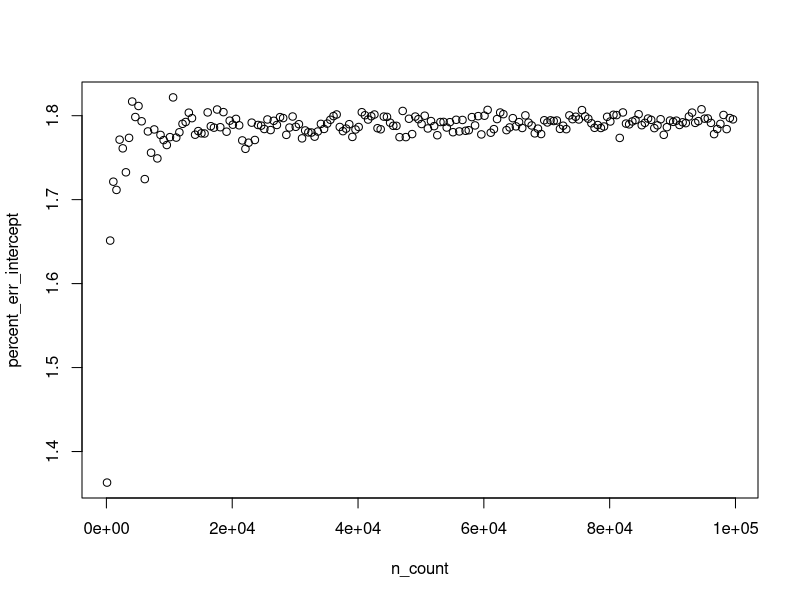
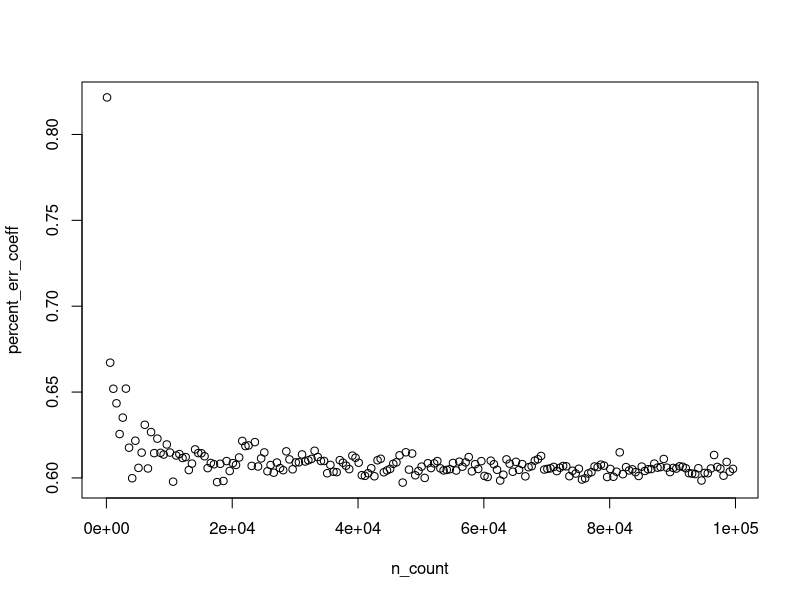
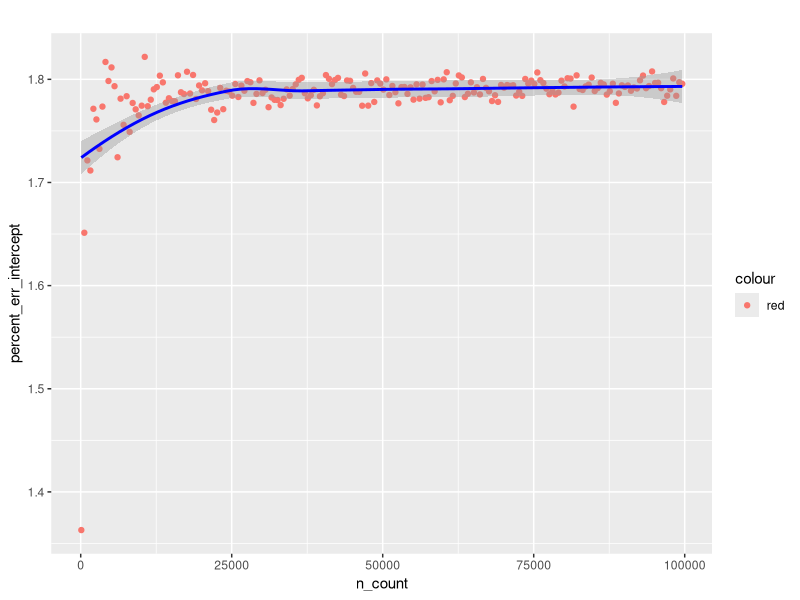
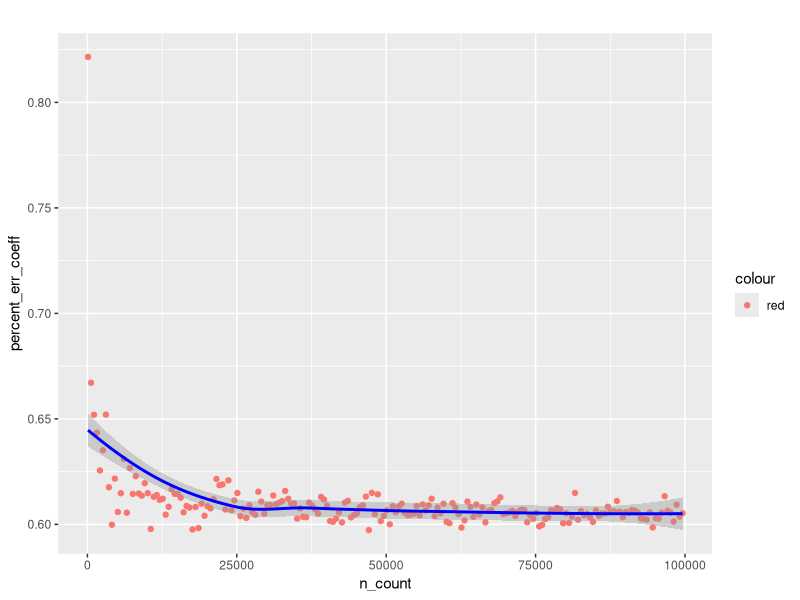
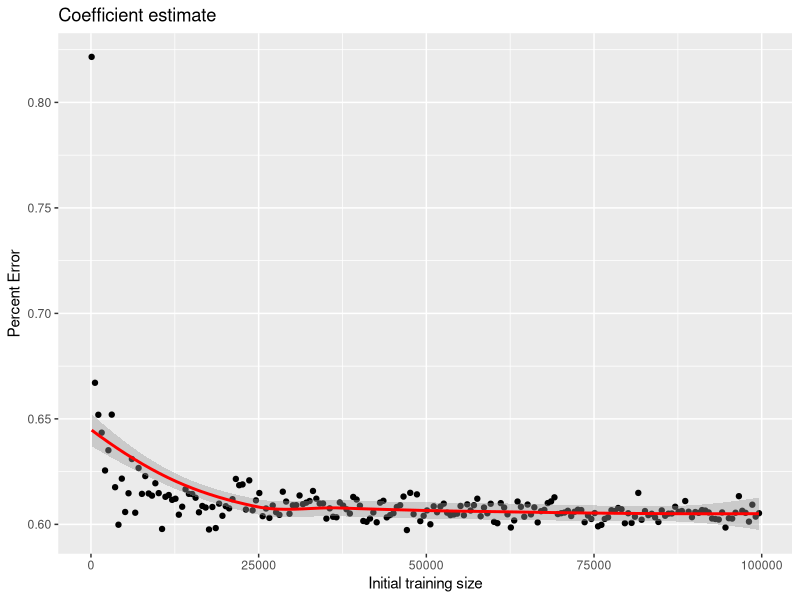
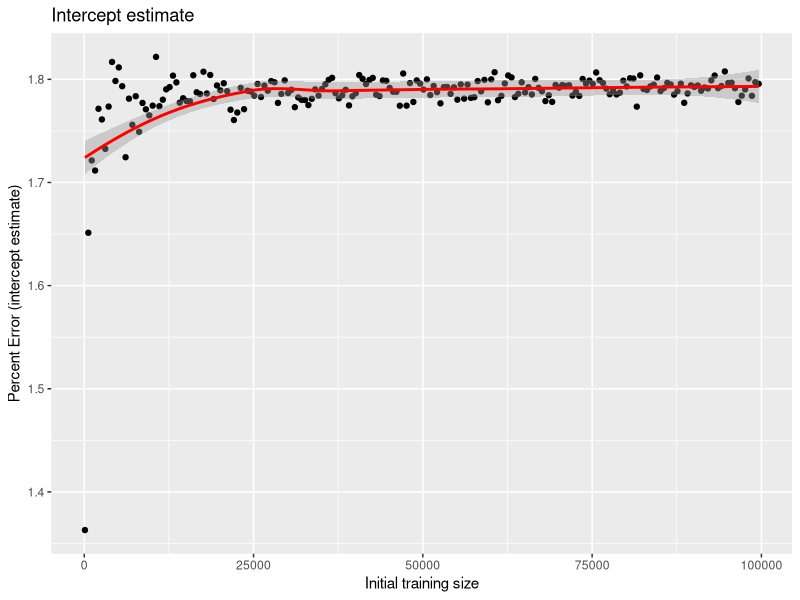

The R script that drew these images, in order:
library(ggplot2)
library(matrixcalc)
library(MASS)
library(mvtnorm)
library(LearnBayes)
library(nlme)

run <- function(init_sample_size, new_sample_size){
  # adjust the 0.6 to whatever you want the covariance to be between the variables
  var.cov.mat <- matrix(c(1, 0.6, 0.6, 1), nrow = 2, byrow = TRUE)
  # variance-covariance matrices must be at least positive semi-definite
  is.positive.semi.definite(var.cov.mat)
  # is.positive.definite(var.cov.mat)
  
  # Thanks to this: https://stat.ethz.ch/pipermail/r-help/2007-April/128925.html
  random_data <- mvrnorm(n = init_sample_size, mu = c(2, 3), Sigma = var.cov.mat)
  random_data <- as.data.frame(random_data)
  ggplot(random_data, aes(V1, V2)) + geom_point() + geom_smooth(method = lm, se = FALSE)
  f_init <- lm(V2 ~ V1, data = random_data)
  sigma0 <- vcov(f_init)
  mu0 <- coef(f_init)
  
  new_data_length <- new_sample_size
  new_random_data <- mvrnorm(n = new_data_length, mu = c(4, 5), Sigma = var.cov.mat)
  new_random_data <- as.data.frame(new_random_data)
  ggplot(new_random_data, aes(V1, V2)) + geom_point() + geom_smooth(method = lm, se = FALSE)
  
  #Append the data and graph
  combined_random_data_x <- append(unlist(random_data["V1"], use.names = FALSE), values = unlist(new_random_data["V1"], use.names = FALSE))
  combined_random_data_y <- append(unlist(random_data["V2"], use.names = FALSE), values = unlist(new_random_data["V2"], use.names = FALSE))
  combined_random_data <- data.frame(combined_random_data_x, combined_random_data_y)
  ggplot(combined_random_data, aes(combined_random_data_x, combined_random_data_y)) + geom_point() + geom_smooth(method = lm, se = FALSE)
  
  f_new_data <- lm(V2 ~ V1, data = new_random_data)
  sigma_new_data <- vcov(f_new_data)
  mu_new_data <- coef(f_new_data)
  
  inverse_data_length <- 1
  sum_of_new_data <- c(sum(new_random_data["V1"]), sum(new_random_data["V2"]))
  sigma_n <- sigma0%*%matrix.inverse((sigma0 + inverse_data_length*sigma_new_data))%*%(inverse_data_length*sigma_new_data)
  
  mu_n <- sigma0%*%matrix.inverse(sigma0 + inverse_data_length*sigma_new_data)%*%(inverse_data_length*mu_new_data) + inverse_data_length*sigma_new_data%*%matrix.inverse(sigma0 + inverse_data_length*sigma_new_data)%*%mu0
  
  f_final <- lm(combined_random_data_y ~ combined_random_data_x, data = combined_random_data)
  sigma_actual <- vcov(f_final)
  mu_actual <- coef(f_final)
  
  mu0
  mu_new_data
  
  mu_n
  mu_actual
  
  c(mu_n[1], mu_n[2], mu_actual[1], mu_actual[2])
}
res <- run(1000, 100)
percent_err <- c(100*abs(res[1] - res[3])/res[3], 100*abs(res[2] - res[4])/res[4])
percent_err

# for a fixed initial sample training size, say 1000, graph percent error against incoming sample size
percent_err_intercept <- c()
n_count <- c()
percent_err_coeff <- c()
for(i in seq(100, 100000, 500)){
  res <- run(i, ceiling(sqrt(i)))
  percent_err <- c(100*abs(res[1] - res[3])/res[3], 100*abs(res[2] - res[4])/res[4])
  percent_err_intercept <- c(percent_err_intercept, res[1])
  percent_err_coeff <- c(percent_err_coeff, res[2])
  n_count <- c(n_count, i)
  print(i)
}
plot(n_count, percent_err_intercept)
plot(n_count, percent_err_coeff)
ggplot(data = data.frame(n_count = n_count, percent_err_intercept = percent_err_intercept), aes(x = n_count, y = percent_err_intercept)) + 
  geom_point(aes(y = percent_err_intercept, col = 'red')) +
  stat_smooth(method = 'loess', color = 'blue') + 
  ggtitle(" ")
ggplot(data = data.frame(n_count = n_count, percent_err_coeff = percent_err_coeff), aes(x = n_count, y = percent_err_coeff)) + 
  geom_point(aes(y = percent_err_coeff, col = 'red')) +
  stat_smooth(method = 'loess', color = 'blue') + 
  ggtitle(" ")

error_df <- data.frame(n_count=n_count, percent_err_intercept=percent_err_intercept, percent_err_coeff=percent_err_coeff)
ggplot(error_df, aes(n_count, percent_err_coeff)) + 
  geom_point() + 
  stat_smooth(method = 'loess', col = 'red') +
  xlab('Initial training size') + 
  ylab('Percent Error') + 
  ggtitle('Coefficient estimate')
ggplot(error_df, aes(n_count, percent_err_intercept)) +
  geom_point() +
  stat_smooth(method = 'loess', col = 'red') + 
  xlab('Initial training size') + 
  ylab('Percent Error (intercept estimate)') +
  ggtitle('Intercept estimate')
